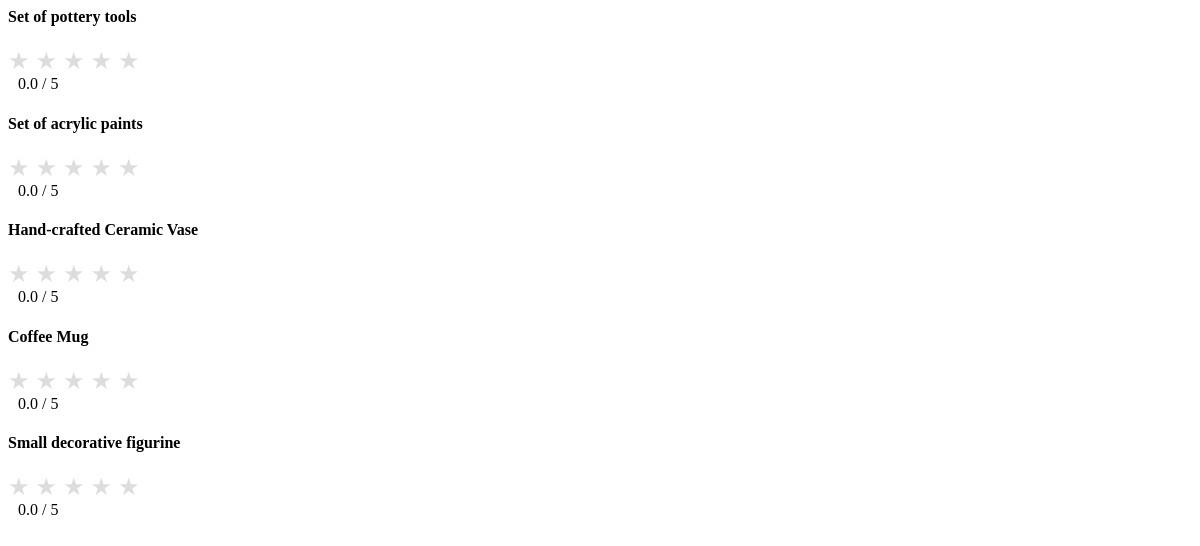
Page /ratings/ on the earlier database version.
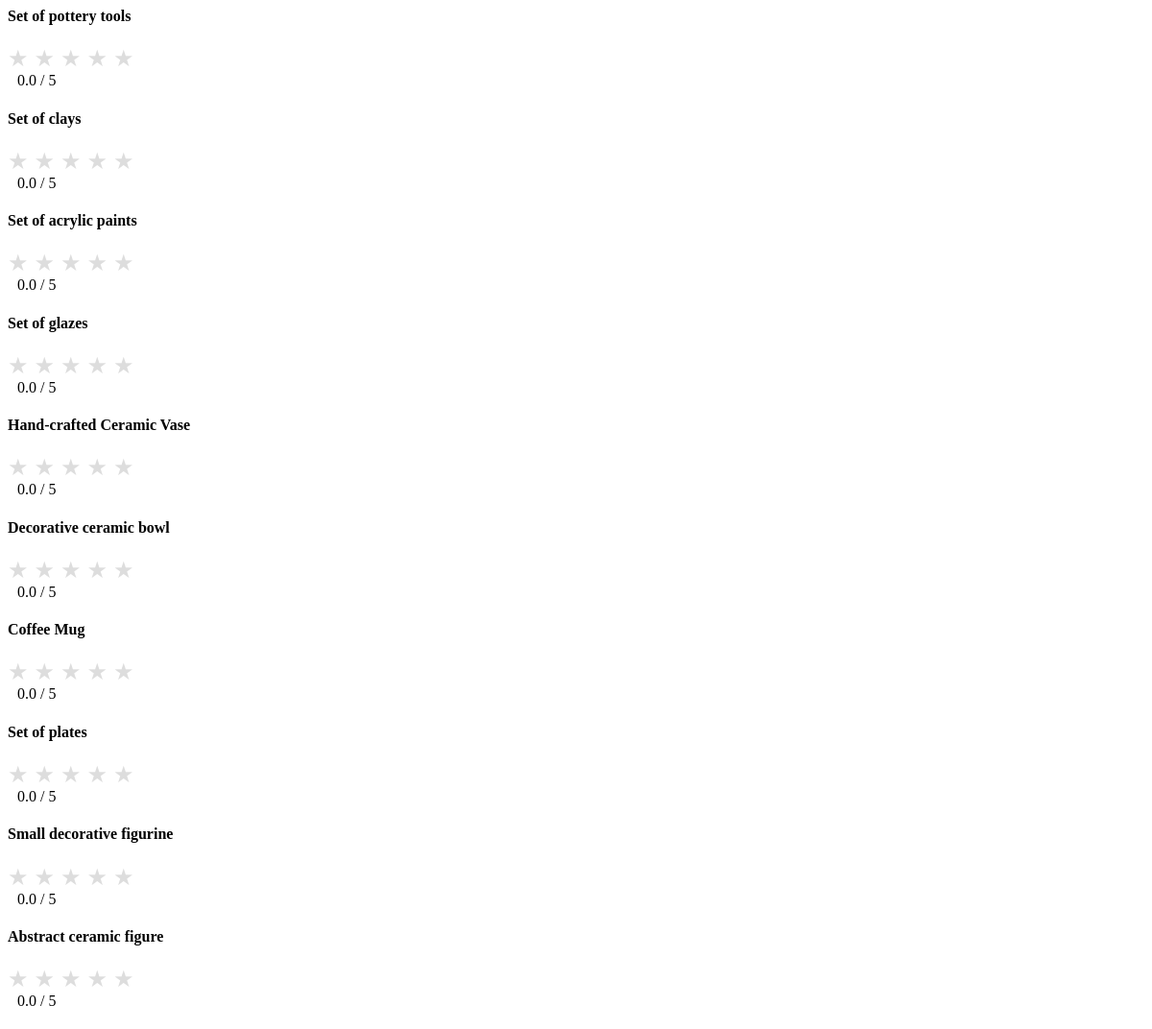
Same page on the later database version.
### products/models.py (models this page shows, shortened)
class Item(models.Model):
    name = models.CharField(max_length=255)
    description = models.TextField(blank=True, null=True)
    price = models.DecimalField(max_digits=10, decimal_places=2)
    category = models.ForeignKey(Category, on_delete=models.CASCADE)
    subcategory = models.ForeignKey(SubCategory, on_delete=models.CASCADE, related_name='items', null=True, blank=True)
    image = models.ImageField(upload_to='item_images/', blank=True, null=True)

### ratings/views.py (the view)
# urls.py: path('', views.index, name='ratings'),
def index(request):
    items = Item.objects.annotate(avg_rating=Avg('rating__stars')).order_by('-avg_rating')
    return render(request, 'ratings/index.html', {'items': items})

### ratings/templates/ratings/index.html (shortened to what this page needs)
{% load static %}
{% block extra_css %}
<link rel="stylesheet" href="{% static 'ratings/styles.css' %}">
{% endblock %}
{% block content %}
<div class="container mt-4">
    <div class="items-list">
        {% for item in items %}
        <div class="item-card mb-4">
            <h4>{{ item.name }}</h4>
            <div class="rating-container" data-item-id="{{ item.id }}">
                <div class="stars">
                    {% for i in "12345" %}
                    <span class="star {% if item.avg_rating >= forloop.counter %}active{% endif %}"
                          data-value="{{ forloop.counter }}">★</span>
                    {% endfor %}
                </div>
                <span class="avg-rating">
                    {{ item.avg_rating|default_if_none:0|floatformat:1 }} / 5
                </span>
            </div>
        </div>
        {% endfor %}
    </div>
</div>
{% endblock %}

Differences in the rows shown:
added Item: name "Set of clays", avg_rating "0.0"
added Item: name "Set of glazes", avg_rating "0.0"
added Item: name "Decorative ceramic bowl", avg_rating "0.0"
added Item: name "Set of plates", avg_rating "0.0"
added Item: name "Abstract ceramic figure", avg_rating "0.0"
